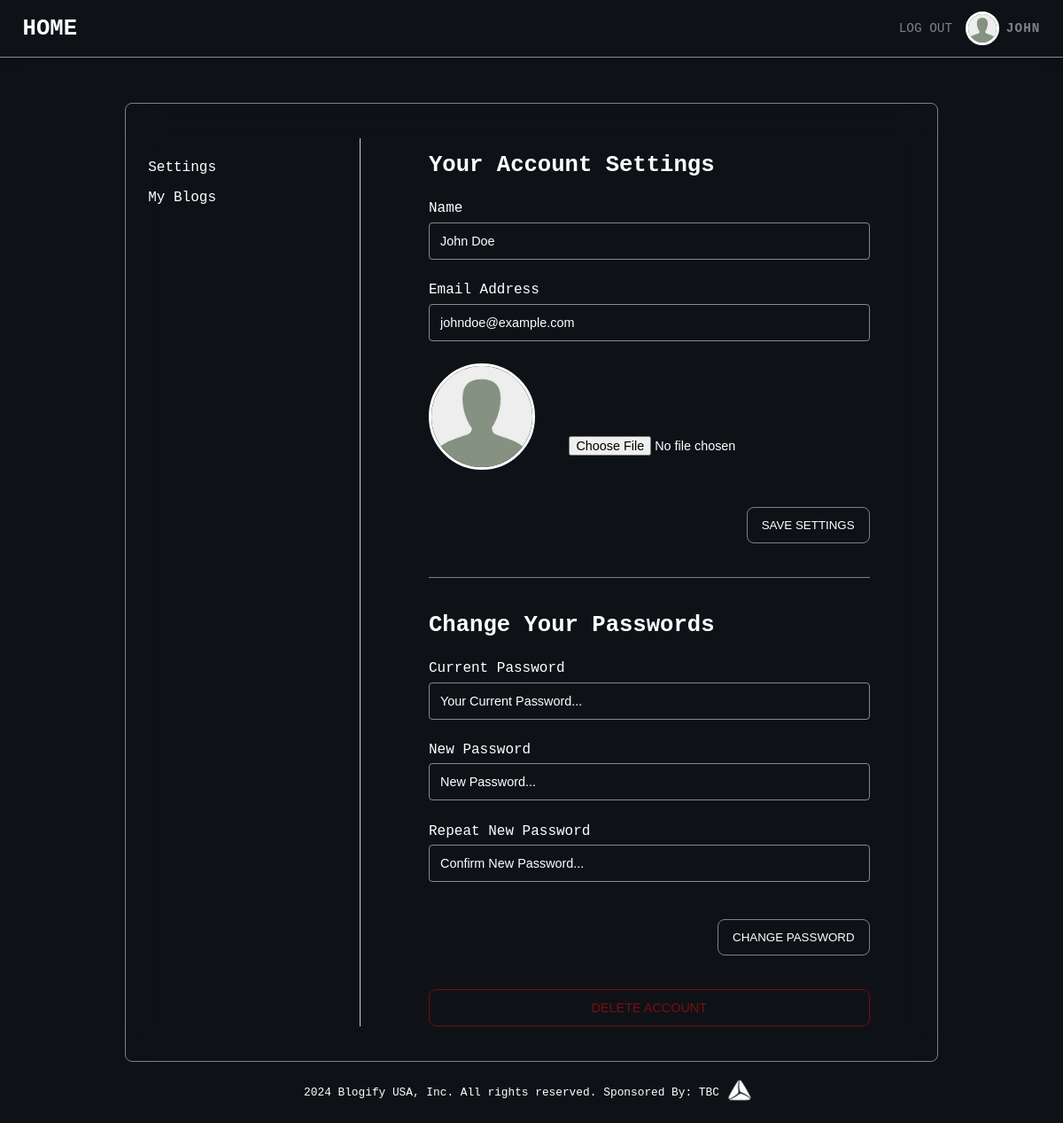
The app's page /me (signed in) with its own data.
### models.py (models this page shows, shortened)
class User(db.Model, UserMixin):
    id = db.Column(db.Integer, primary_key=True)
    name = db.Column(db.String, nullable=False)
    email = db.Column(db.String, nullable=False, unique=True)
    password = db.Column(db.String, nullable=False)
    image = db.Column(db.String, nullable=False)
    role = db.Column(db.String, nullable=False, default="user")

### routes.py (the view)
@app.route("/me")
@login_required
def renderUser():
    update_form = UpdateUserForm()
    password_form = ChangePasswordForm()
    return render_template(
        "profile.html",
        title="Profile",
        form1=update_form,
        form2=password_form,
    )

### forms.py (shortened to what this page needs)
class UpdateUserForm(FlaskForm):
    name = StringField("Updated Name")
    email = EmailField("Updated Email")
    image = FileField(
        "Update Image", validators=[FileAllowed(["jpg", "png", "jpeg", "webp"])]
    )
    submit = SubmitField("SAVE SETTINGS")

class ChangePasswordForm(FlaskForm):
    current_password = PasswordField(
        "Your Current Password...",
        validators=[DataRequired("Current Password is necessary to change password!")],
    )
    new_password = PasswordField(
        "New Password...",
        validators=[DataRequired("New Password is necessary to change password!")],
    )
    confirm_password = PasswordField(
        "Confirm New Password...",
        validators=[
            DataRequired("Confirming the Password is necessary to change password!"),
            EqualTo("new_password", "Passwords are not the same!"),
        ],
    )
    submit = SubmitField("CHANGE PASSWORD")

### models.py (called while the page is built)
@login_manager.user_loader
def load_user(user_id):
    return User.query.get(user_id)

### templates/profile.html (shortened to what this page needs)
{% extends "base.html" %} {% block content %}
<main class="profile">
	<div class="profile__container">
		<aside class="profile__sidebar">
			<p class="profile__link">
				<a href="#">Settings</a>
			</p>
			<p class="profile__link">
				<a href="/my_blogs">My Blogs</a>
			</p>
		</aside>
		<section class="profile__content">
			<div class="profile__account">
				<h2 class="heading-secondary profile__heading">Your Account Settings</h2>
				<form
					class="profile__form profile__form-update"
					method="POST"
					action="/user/update_me"
					enctype="multipart/form-data"
				>
					<div class="profile__form-box">
						<label class="profile__form-name" for="name">Name</label>
						{{form1.name(class="profile__form-field", value=current_user.name)}}
					</div>
					<div class="profile__form-box">
						<label class="profile__form-name" for="email">Email Address</label>
						{{form1.email(class="profile__form-field", value=current_user.email )}}
					</div>
					<div class="profile__form-container">
						<div class="profile__form-image">
							<img
								src="/static/images/users/{{current_user.image}}"
								alt="Profile Picture of the User"
								class="profile__image"
							/>
						</div>
						{{form1.image(class="profile__form-picture")}}
					</div>
					{{form1.submit(class="profile__save btn--save")}}
				</form>
			</div>
			<div class="profile__change-password">
				<h2 class="heading-secondary profile__heading">Change Your Passwords</h2>
				<form class="profile__form profile__form-password" method="POST" action="/user/change_password">
					<div class="profile__form-box">
						<label class="profile__form-name" for="password">Current Password</label>
						{{form2.current_password(class="profile__form-field",
						placeholder=form2.current_password.label.text ) }}
					</div>
					<div class="profile__form-box">
						<label class="profile__form-name" for="new-password">New Password</label>
						{{form2.new_password(class="profile__form-field", placeholder=form2.new_password.label.text ) }}
					</div>
					<div class="profile__form-box">
						<label class="profile__form-name" for="new-password-confirm">Repeat New Password</label>
						{{form2.confirm_password(class="profile__form-field",
						placeholder=form2.confirm_password.label.text ) }}
					</div>
					{{form2.submit(class="profile__save btn--save")}}
				</form>
			</div>
			<button class="btn btn--delete-acc">
				<a href="/user/delete_me">DELETE ACCOUNT</a>
			</button>
		</section>
	</div>
</main>
{% endblock %}

### templates/_header.html
<header class="header">
	<h2 class="heading-secondary header__logo"><a href="/">HOME</a></h2>
	{% if current_user.is_authenticated %}
	<div class="header__user">
		<div class="header__user-logout">
			<a class="header__user-logout-link" href="/user/logout">Log Out</a>
		</div>
		<div class="header__user-img">
			<a class="header__user-link" href="/me">
				<img src="/static/images/users/{{current_user.image}}" alt="Image of the User" />
			</a>
		</div>
		<div class="header__user-content">
			<p class="header__user-name">{{current_user.name.split(' ')[0].upper()}}</p>
		</div>
	</div>
	{% else %}
	<div class="header__options">
		<a href="/login" class="btn-login">Log In</a>
		<a href="/signup" class="btn-signup">Sign Up</a>
	</div>
	{% endif %}
</header>

### static/css/style.css (style rules this page uses)
*, *::before, *::after { margin: 0; padding: 0; box-sizing: inherit; }
html { font-size: 62.5%; }
@media only screen and (max-width: 1200px) { html { font-size: 50%; } }
body { box-sizing: border-box; font-size: 1.6rem; font-family: monospace; overflow-x: hidden; background-color: #0e1217; width: 100%; }
a { text-decoration: none; }
.heading-secondary { color: #ffffff; font-size: 3.2rem; }
.header { display: flex; align-items: center; justify-content: space-between; width: 100%; box-shadow: 0 0 2rem rgba(0, 0, 0, 0.3); padding: 2rem 3.2rem; background-color: transparent; border-bottom: 1px solid rgba(255, 255, 255, 0.5); }
.header__logo a { color: inherit; transition: all 0.3s; }
.header__user { display: flex; align-items: center; gap: 1.3rem; }
.header__user-img { width: 4rem; height: 4rem; border-radius: 50%; outline: 3px solid #ffffff; overflow: hidden; transition: all 0.3s; }
.header__user-img img { width: 100%; height: 100%; }
.header__user-content { color: rgba(255, 255, 255, 0.47); font-size: 1.8rem; font-weight: 600; letter-spacing: 1px; }
.header__user-logout { margin-right: 1rem; transition: all 0.3s; }
.header__user-logout-link { font-size: 1.8rem; text-transform: uppercase; color: rgba(255, 255, 255, 0.47); }
.btn { width: 100%; border: none; cursor: pointer; }
.btn--save { padding: 1.5rem 2rem; color: #ffffff; border: 1px solid rgba(255, 255, 255, 0.47); border-radius: 1rem; background-color: transparent; transition: all 0.3s; }
.btn--delete-acc { padding: 1.5rem 2rem; background-color: transparent; backdrop-filter: blur(1rem); border: 1px solid rgba(234, 8, 8, 0.47); border-radius: 1rem; font-size: 1.8rem; font-weight: 500; transition: all 0.3s; color: rgba(234, 8, 8, 0.9803921569); }
.btn--delete-acc a { color: rgba(234, 8, 8, 0.5); }
.profile { min-height: 100vh; margin-top: 6.4rem; display: flex; justify-content: center; }
.profile__container { backdrop-filter: blur(2.5rem); border: 1px solid rgba(255, 255, 255, 0.47); border-radius: 1rem; display: grid; grid-template-columns: 30rem 75rem; gap: 3.2rem; padding: 4.8rem 3.2rem; }
.profile__sidebar { width: 100%; border-right: 1px solid rgba(255, 255, 255, 0.8); padding: 2rem 0 3.2rem 0; display: flex; flex-direction: column; }
.profile__account { border-bottom: 1px solid rgba(255, 255, 255, 0.47); display: flex; flex-direction: column; }
.profile__change-password { margin-top: 4.8rem; }
.profile__heading { margin: 2rem 0 3.2rem 0; color: #ffffff; }
.profile__link { width: 100%; padding: 1rem 0; font-size: 2rem; color: #ffffff; }
.profile__link a { color: #ffffff; font-size: inherit; }
.profile__content { width: 100%; padding: 0 6.4rem; }
.profile__form { display: flex; flex-direction: column; gap: 3.2rem; }
.profile__form-box { width: 100%; display: flex; flex-direction: column; gap: 0.8rem; }
.profile__form-name { color: #ffffff; font-size: 2rem; }
.profile__form-field { width: 100%; border-radius: 0.5rem; background-color: transparent; border: 1px solid rgba(255, 255, 255, 0.5); color: #ffffff; padding: 1.5rem; font-size: 1.8rem; }
.profile__form-field::placeholder { color: #ffffff; }
.profile__form-container { display: flex; gap: 4.8rem; }
.profile__form-image { width: 15rem; height: 15rem; object-fit: cover; object-position: center; }
.profile__form-picture { align-self: flex-end; font-size: 1.8rem; color: #ffffff; margin-bottom: 2rem; }
.profile__image { width: 100%; height: 100%; border: 3px solid #ffffff; border-radius: 50%; object-fit: cover; object-position: center; }
.profile__save { align-self: flex-end; margin: 2rem 0 4.8rem 0; }

### records on screen
User: image (placeholder picture), name.split "JOHN", name "John Doe", email "johndoe@example.com"
